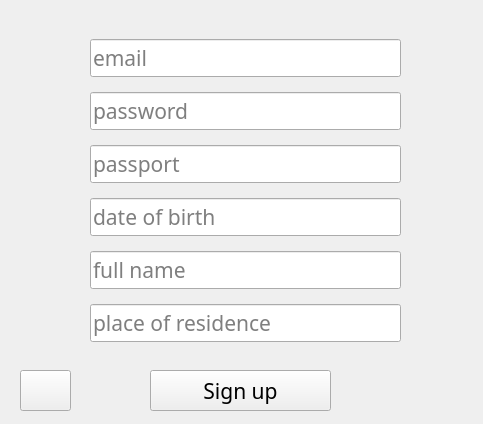
<?xml version="1.0" encoding="UTF-8"?>
<ui version="4.0">
 <class>MainWindow</class>
 <widget class="QMainWindow" name="MainWindow">
  <property name="geometry">
   <rect>
    <x>0</x>
    <y>0</y>
    <width>483</width>
    <height>424</height>
   </rect>
  </property>
  <property name="sizePolicy">
   <sizepolicy hsizetype="Preferred" vsizetype="Preferred">
    <horstretch>0</horstretch>
    <verstretch>0</verstretch>
   </sizepolicy>
  </property>
  <property name="windowTitle">
   <string>Clinic</string>
  </property>
  <property name="windowIcon">
   <iconset>
    <normaloff>../resources/images/clinic_icon.png</normaloff>../resources/images/clinic_icon.png</iconset>
  </property>
  <widget class="QWidget" name="centralwidget">
   <property name="sizePolicy">
    <sizepolicy hsizetype="Preferred" vsizetype="Preferred">
     <horstretch>0</horstretch>
     <verstretch>0</verstretch>
    </sizepolicy>
   </property>
   <widget class="QPushButton" name="help_button">
    <property name="geometry">
     <rect>
      <x>20</x>
      <y>370</y>
      <width>51</width>
      <height>41</height>
     </rect>
    </property>
    <property name="text">
     <string/>
    </property>
    <property name="icon">
     <iconset>
      <normaloff>../resources/images/info_icon.png</normaloff>../resources/images/info_icon.png</iconset>
    </property>
    <property name="iconSize">
     <size>
      <width>30</width>
      <height>30</height>
     </size>
    </property>
   </widget>
   <widget class="QWidget" name="layoutWidget">
    <property name="geometry">
     <rect>
      <x>90</x>
      <y>30</y>
      <width>311</width>
      <height>325</height>
     </rect>
    </property>
    <layout class="QVBoxLayout" name="verticalLayout">
     <item>
      <widget class="QLineEdit" name="email_le">
       <property name="font">
        <font>
         <family>Yu Gothic</family>
         <pointsize>16</pointsize>
        </font>
       </property>
       <property name="placeholderText">
        <string>email</string>
       </property>
      </widget>
     </item>
     <item>
      <widget class="QLineEdit" name="password_le">
       <property name="font">
        <font>
         <family>Yu Gothic</family>
         <pointsize>16</pointsize>
        </font>
       </property>
       <property name="placeholderText">
        <string>password</string>
       </property>
      </widget>
     </item>
     <item>
      <widget class="QLineEdit" name="passport_le">
       <property name="font">
        <font>
         <family>Yu Gothic</family>
         <pointsize>16</pointsize>
        </font>
       </property>
       <property name="placeholderText">
        <string>passport</string>
       </property>
      </widget>
     </item>
     <item>
      <widget class="QLineEdit" name="date_of_birth_le">
       <property name="font">
        <font>
         <family>Yu Gothic</family>
         <pointsize>16</pointsize>
        </font>
       </property>
       <property name="text">
        <string/>
       </property>
       <property name="placeholderText">
        <string>date of birth</string>
       </property>
      </widget>
     </item>
     <item>
      <widget class="QLineEdit" name="full_name_le">
       <property name="font">
        <font>
         <family>Yu Gothic</family>
         <pointsize>16</pointsize>
        </font>
       </property>
       <property name="text">
        <string/>
       </property>
       <property name="placeholderText">
        <string>full name</string>
       </property>
      </widget>
     </item>
     <item>
      <widget class="QLineEdit" name="place_of_residence_le">
       <property name="font">
        <font>
         <family>Yu Gothic</family>
         <pointsize>16</pointsize>
        </font>
       </property>
       <property name="text">
        <string/>
       </property>
       <property name="placeholderText">
        <string>place of residence</string>
       </property>
      </widget>
     </item>
    </layout>
   </widget>
   <widget class="QPushButton" name="sign_up_button">
    <property name="geometry">
     <rect>
      <x>150</x>
      <y>370</y>
      <width>181</width>
      <height>41</height>
     </rect>
    </property>
    <property name="font">
     <font>
      <family>Yu Gothic</family>
      <pointsize>16</pointsize>
     </font>
    </property>
    <property name="text">
     <string>Sign up</string>
    </property>
   </widget>
  </widget>
 </widget>
 <resources/>
 <connections/>
</ui>
